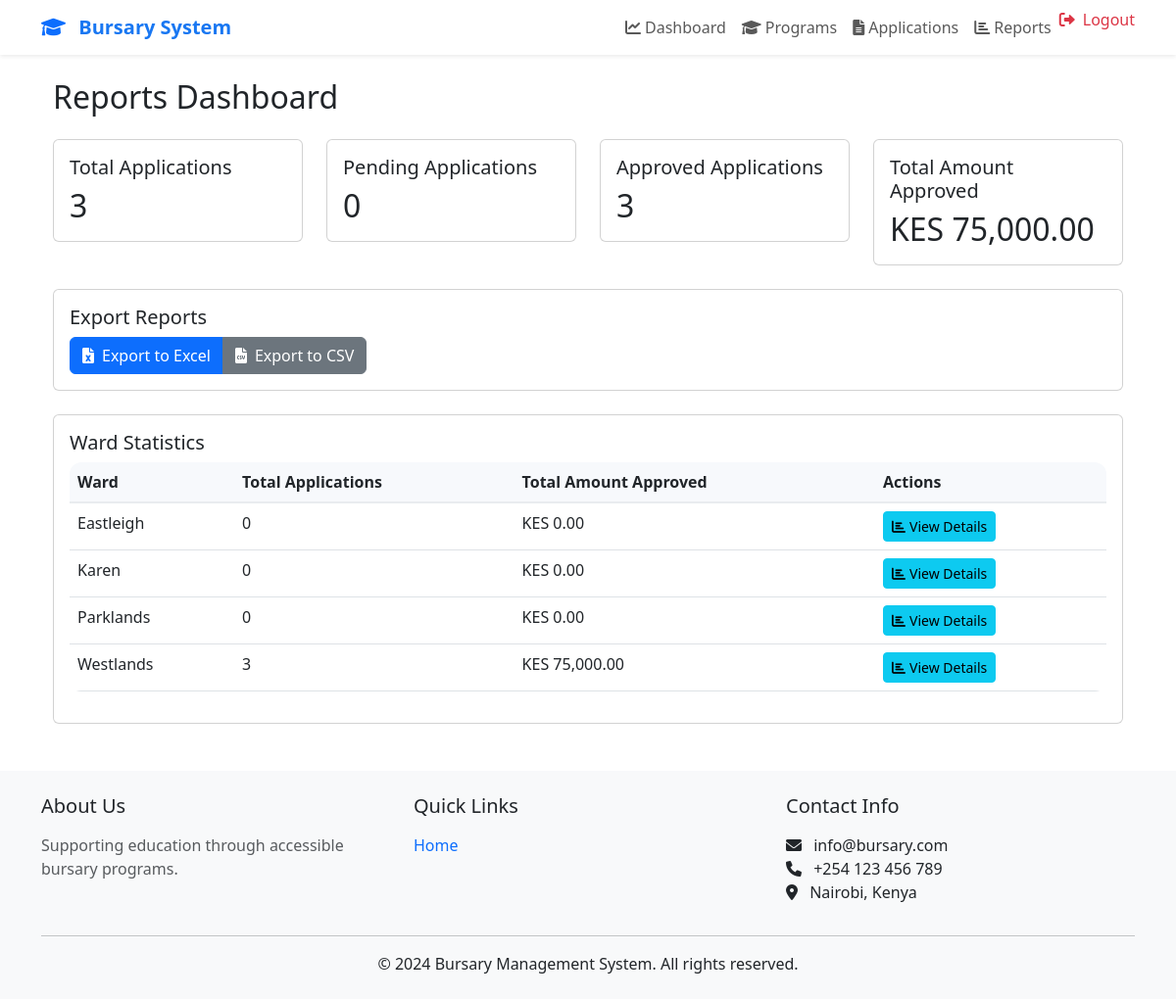
/admin/reports (signed in), run on an earlier commit of the app's database.
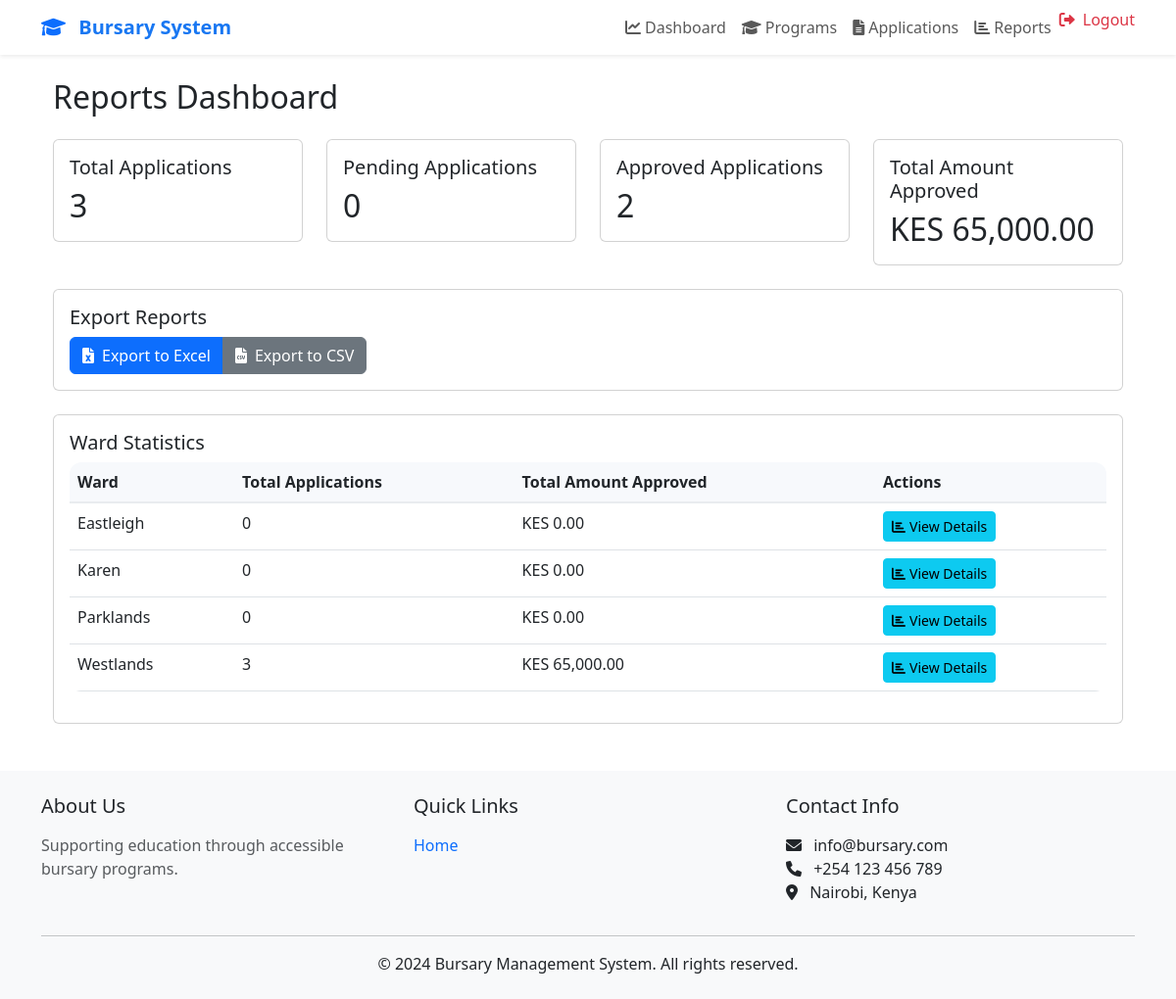
And on a later commit of the database.
### app/models.py (models this page shows)
class Ward(db.Model):
    id = db.Column(db.Integer, primary_key=True)
    name = db.Column(db.String(100), unique=True, nullable=False)
    description = db.Column(db.String(500))
    total_budget = db.Column(db.Float, nullable=False)
    created_at = db.Column(db.DateTime, default=datetime.utcnow)
    updated_at = db.Column(db.DateTime, default=datetime.utcnow, onupdate=datetime.utcnow)
    programs = db.relationship('BursaryProgram', backref='ward', lazy='dynamic')
    profiles = db.relationship('Profile', backref='ward', lazy='dynamic')
    applications = db.relationship('Application', backref='ward', lazy='dynamic')

### app/admin/routes.py (the view)
@bp.route('/reports')
@login_required
@admin_required
def reports():
    total_applications = Application.query.count()
    pending_applications = Application.query.filter_by(status='PENDING').count()
    approved_applications = Application.query.filter_by(status='APPROVED').count()
    total_amount_approved = db.session.query(func.sum(Application.amount))\
        .filter_by(status='APPROVED').scalar() or 0
    ward_stats = db.session.query(
        Ward.id,
        Ward.name,
        func.count(Application.id).label('total_applications'),
        func.sum(
            case(
                (Application.status == 'APPROVED', Application.amount),
                else_=0
            )
        ).label('total_approved')
    ).outerjoin(Application, Ward.id == Application.ward_id)\
     .group_by(Ward.id, Ward.name)\
     .all()
    return render_template('admin/reports.html',
                         total_applications=total_applications,
                         pending_applications=pending_applications,
                         approved_applications=approved_applications,
                         total_amount_approved=total_amount_approved,
                         ward_stats=ward_stats)

### app/models.py (called while the page is built)
@login_manager.user_loader
def load_user(id):
    return User.query.get(int(id))

### app/templates/admin/reports.html (shortened to what this page needs)
{% extends "admin/base.html" %}
{% block content %}
<div class="container mt-4">
    <h2>Reports Dashboard</h2>
    <div class="row mt-4">
        <div class="col-md-3">
            <div class="card">
                <div class="card-body">
                    <h5 class="card-title">Total Applications</h5>
                    <h2 class="card-text">{{ total_applications }}</h2>
                </div>
            </div>
        </div>
        <div class="col-md-3">
            <div class="card">
                <div class="card-body">
                    <h5 class="card-title">Pending Applications</h5>
                    <h2 class="card-text">{{ pending_applications }}</h2>
                </div>
            </div>
        </div>
        <div class="col-md-3">
            <div class="card">
                <div class="card-body">
                    <h5 class="card-title">Approved Applications</h5>
                    <h2 class="card-text">{{ approved_applications }}</h2>
                </div>
            </div>
        </div>
        <div class="col-md-3">
            <div class="card">
                <div class="card-body">
                    <h5 class="card-title">Total Amount Approved</h5>
                    <h2 class="card-text">KES {{ "{:,.2f}".format(total_amount_approved) }}</h2>
                </div>
            </div>
        </div>
    </div>
    <div class="row mt-4">
        <div class="col-12">
            <div class="card">
                <div class="card-body">
                    <h5 class="card-title">Export Reports</h5>
                    <div class="btn-group">
                        <a href="{{ url_for('admin.export_report', type='applications', format='excel') }}"
                           class="btn btn-primary">
                            <i class="fas fa-file-excel me-2"></i>Export to Excel
                        </a>
                        <a href="{{ url_for('admin.export_report', type='applications', format='csv') }}"
                           class="btn btn-secondary">
                            <i class="fas fa-file-csv me-2"></i>Export to CSV
                        </a>
                    </div>
                </div>
            </div>
        </div>
    </div>
    <div class="row mt-4">
        <div class="col-12">
            <div class="card">
                <div class="card-body">
                    <h5 class="card-title">Ward Statistics</h5>
                    <div class="table-responsive">
                        <table class="table">
                            <thead>
                                <tr>
                                    <th>Ward</th>
                                    <th>Total Applications</th>
                                    <th>Total Amount Approved</th>
                                    <th>Actions</th>
                                </tr>
                            </thead>
                            <tbody>
                                {% for ward in ward_stats %}
                                <tr>
                                    <td>{{ ward.name }}</td>
                                    <td>{{ ward.total_applications }}</td>
                                    <td>KES {{ "{:,.2f}".format(ward.total_approved) }}</td>
                                    <td>
                                        <a href="{{ url_for('admin.ward_report', ward_id=ward.id) }}"
                                           class="btn btn-sm btn-info">
                                            <i class="fas fa-chart-bar me-1"></i>View Details
                                        </a>
                                    </td>
                                </tr>
                                {% endfor %}
                            </tbody>
                        </table>
                    </div>
                </div>
            </div>
        </div>
    </div>
</div>
{% endblock %}

What changed in the data, as far as the page shows it:
changed Ward "Westlands": total_approved "75,000.00" → "65,000.00"
Also different on the page:
{{ approved_applications }}: "3" → "2"
{{ "{:,.2f}".format(total_amount_approved) }}: "75,000.00" → "65,000.00"
